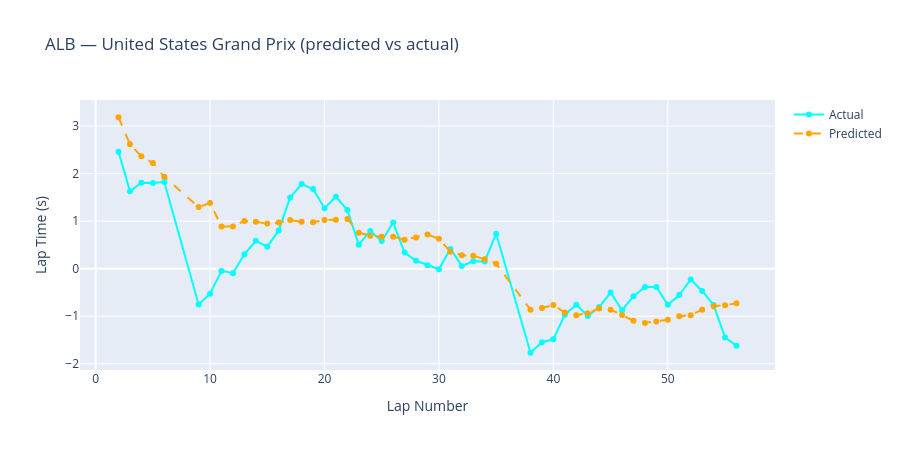

Write notebook code for a chart like this one.
### Markdown cell above
## 7. Tyre degradation curve — sanity check

For one driver at one race, compare predicted vs actual lap time as tyres wear.
Should show an upward curve as tyre life increases.

### Code cell
# Pick the first test race and a front-runner
test_rounds = sorted(test_df["RoundNumber"].unique())
sample_round = test_rounds[0]
sample_event = test_df[test_df["RoundNumber"] == sample_round]["EventName"].iloc[0]

# Pick the driver with the most laps in this race
race_laps = test_df[test_df["EventName"] == sample_event].copy()
top_driver = race_laps.groupby("Driver")["LapNumber"].count().idxmax()
driver_laps = race_laps[race_laps["Driver"] == top_driver].sort_values("LapNumber")

fig = go.Figure()
fig.add_trace(go.Scatter(
    x=driver_laps["LapNumber"], y=driver_laps[TARGET_COLUMN],
    mode="markers+lines", name="Actual", line=dict(color="cyan")
))
fig.add_trace(go.Scatter(
    x=driver_laps["LapNumber"], y=driver_laps["Predicted"],
    mode="markers+lines", name="Predicted", line=dict(color="orange", dash="dash")
))
fig.update_layout(
    title=f"{top_driver} — {sample_event} (predicted vs actual)",
    xaxis_title="Lap Number",
    yaxis_title="Lap Time (s)",
    height=450,
)
fig.show()

### Figure 1 — Plotly figure (JSON) as saved in the notebook; plotly's stock layout.template omitted (floating-point values rounded to 4 significant figures)
{"data": [{"line": {"color": "cyan"}, "mode": "markers+lines", "name": "Actual", "type": "scatter", "x": [2.0, 3.0, 4.0, 5.0, 6.0, 9.0, 10.0, 11.0, 12.0, 13.0, 14.0, 15.0, 16.0, 17.0, 18.0, 19.0, 20.0, 21.0, 22.0, 23.0, 24.0, 25.0, 26.0, 27.0, 28.0, 29.0, 30.0, 31.0, 32.0, 33.0, 34.0, 35.0, 38.0, 39.0, 40.0, 41.0, 42.0, 43.0, 44.0, 45.0, 46.0, 47.0, 48.0, 49.0, 50.0, 51.0, 52.0, 53.0, 54.0, 55.0, 56.0], "y": [2.461, 1.626, 1.807, 1.802, 1.822, -0.754, -0.528, -0.047, -0.096, 0.301, 0.586, 0.463, 0.804, 1.498, 1.78, 1.676, 1.272, 1.511, 1.231, 0.504, 0.794, 0.581, 0.969, 0.338, 0.166, 0.07, -0.011, 0.414, 0.058, 0.158, 0.151, 0.734, -1.769, -1.547, -1.486, -0.969, -0.757, -0.997, -0.809, -0.503, -0.874, -0.579, -0.387, -0.384, -0.76, -0.556, -0.229, -0.47, -0.766, -1.447, -1.62]}, {"line": {"color": "orange", "dash": "dash"}, "mode": "markers+lines", "name": "Predicted", "type": "scatter", "x": [2.0, 3.0, 4.0, 5.0, 6.0, 9.0, 10.0, 11.0, 12.0, 13.0, 14.0, 15.0, 16.0, 17.0, 18.0, 19.0, 20.0, 21.0, 22.0, 23.0, 24.0, 25.0, 26.0, 27.0, 28.0, 29.0, 30.0, 31.0, 32.0, 33.0, 34.0, 35.0, 38.0, 39.0, 40.0, 41.0, 42.0, 43.0, 44.0, 45.0, 46.0, 47.0, 48.0, 49.0, 50.0, 51.0, 52.0, 53.0, 54.0, 55.0, 56.0], "y": [3.184, 2.618, 2.362, 2.221, 1.931, 1.297, 1.38, 0.8879, 0.8879, 1.004, 0.9842, 0.9486, 0.9681, 1.022, 0.9858, 0.9776, 1.021, 1.026, 1.046, 0.7543, 0.6942, 0.6703, 0.6693, 0.61, 0.6564, 0.7169, 0.6298, 0.3577, 0.2817, 0.2711, 0.1985, 0.1052, -0.8626, -0.8264, -0.766, -0.9237, -0.9804, -0.9366, -0.839, -0.8631, -0.9727, -1.098, -1.142, -1.11, -1.075, -1.003, -0.9778, -0.8621, -0.7897, -0.7693, -0.7289]}], "layout": {"height": 450, "title": {"text": "ALB — United States Grand Prix (predicted vs actual)"}, "xaxis": {"title": {"text": "Lap Number"}}, "yaxis": {"title": {"text": "Lap Time (s)"}}}}
